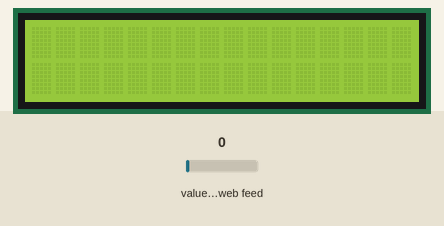
The program below on a simulated ESP32 board running MicroPython. Shown: 16×2 character LCD. The test bench sets the inputs (shaded band); at power-on: value of the web feed 0. WiFi joins after 1.5 s; requests to the public web service named in the program get a made-up reply in its usual format after 0.4 s (London, UTC, broken clouds, 64 % humidity, 1013 hPa unless stated); what the program prints to the serial console is not drawn. At 1.9 s the program stops and its outputs stay as they are.

Above: at 1.2 s.
1.3 s: value of the web feed set to 2
At 3.1 s:
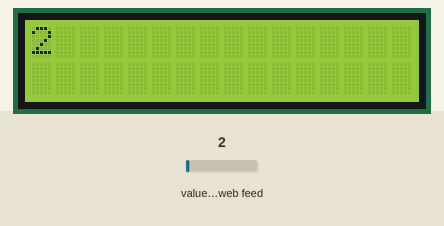
Timing chart, 0 to 3.4 s (numbered marks = the images above; inputs shaded):
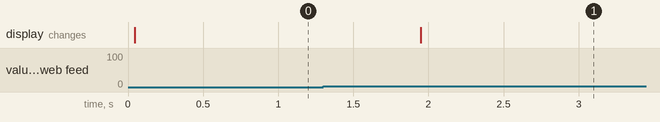

The program:

getpassandprint_onthescran.py
```python
import network
import urequests
from time import sleep_ms, ticks_ms , time
from machine import I2C, Pin , SoftI2C
from i2c_lcd import I2cLcd

AddressOfLcd = 0x27
i2c = I2C(scl=Pin(5), sda=Pin(4), freq=400000)
# connect scl to GPIO 22, sda to GPIO 21
lcd = I2cLcd(i2c, AddressOfLcd, 2, 16)
# Wi-Fi credentials
WIFI_SSID = "."
WIFI_PASSWORD = "1929394959"

# Firebase Realtime Database URL
FIREBASE_URL = "https://fir-app-bd76d-default-rtdb.firebaseio.com/password.json"


def connect_to_wifi():
    wifi = network.WLAN(network.STA_IF)
    wifi.active(True)
    wifi.connect(WIFI_SSID, WIFI_PASSWORD)
    while not wifi.isconnected():
        pass
    print("Connected to Wi-Fi")

def get_password_from_firebase():
    response = urequests.get(FIREBASE_URL)
    password = response.text  # Retrieve the response text
    return password

def main():
    connect_to_wifi()
    password = get_password_from_firebase()
    print("Password retrieved from Firebase:", password)
    lcd.move_to(0,0)
    lcd.putstr(password)

if __name__ == "__main__":
    main()
```

Measured:
- after the input at 1.3 s, the display: changes after 0.65 s (image 1)
